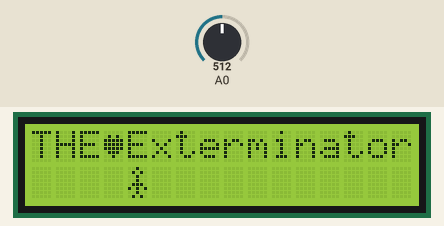
Bench run of a sketch on a simulated Arduino Uno, built with avr-gcc and run on an emulated ATmega328P. Parts: 16×2 character LCD. The test bench sets the inputs (shaded band); at power-on: A0 = 512.

Above: at 0.1 s.
At 0.7 s:
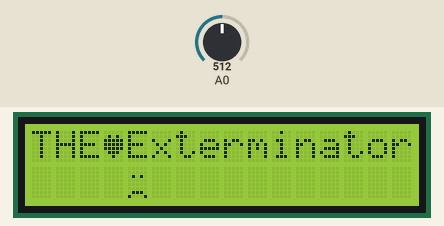
1.3 s: A0 set to 287
3.0 s: A0 set to 258
Timing chart, 0 to 6.0 s (numbered marks = the images above; inputs shaded):
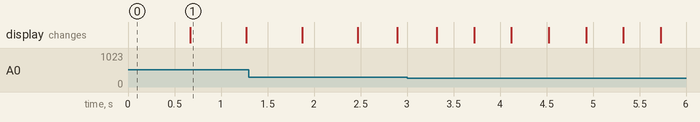

The sketch:

Custom_Charcater.ino
```cpp
#include<LiquidCrystal.h>
  const int rs = 12, en = 11, d4 = 5, d5 = 4, d6 = 3, d7 = 2;
  LiquidCrystal lcd(rs,en,d4,d5,d6,d7);

  byte heart[8] = {
  0b00000,
  0b01010,
  0b11111,
  0b11111,
  0b11111,
  0b01110,
  0b00100,
  0b00000
};

byte smiley[8] = {
  0b00000,
  0b00000,
  0b01010,
  0b00000,
  0b00000,
  0b10001,
  0b01110,
  0b00000
};

byte frownie[8] = {
  0b00000,
  0b00000,
  0b01010,
  0b00000,
  0b00000,
  0b00000,
  0b01110,
  0b10001
};

byte armsDown[8] = {
  0b00100,
  0b01010,
  0b00100,
  0b00100,
  0b01110,
  0b10101,
  0b00100,
  0b01010
};

byte armsUp[8] = {
  0b00100,
  0b01010,
  0b00100,
  0b10101,
  0b01110,
  0b00100,
  0b00100,
  0b01010
};


void setup() {
  lcd.begin(16,2);
  lcd.createChar(0, heart);
  lcd.createChar(1, smiley);
  lcd.createChar(2, frownie);
  lcd.createChar(3, armsDown);
  lcd.createChar(4, armsUp);
  lcd.setCursor(0, 0);

  lcd.print("THE");
  lcd.write(byte(0));
  lcd.print("Exterminator");
  lcd.write((byte)1);
}

void loop() {
    int sensorReading = analogRead(A0);
    int delayTime = map(sensorReading, 0, 1023, 200, 1000);
    lcd.setCursor(4, 1);
    lcd.write(3);
    delay(delayTime);
    lcd.setCursor(4, 1);
    lcd.write(2);
    delay(delayTime);
}
```

Measured:
- what the display in image 1 shows lasts 0.6 s, from 0.7 s to 1.3 s
